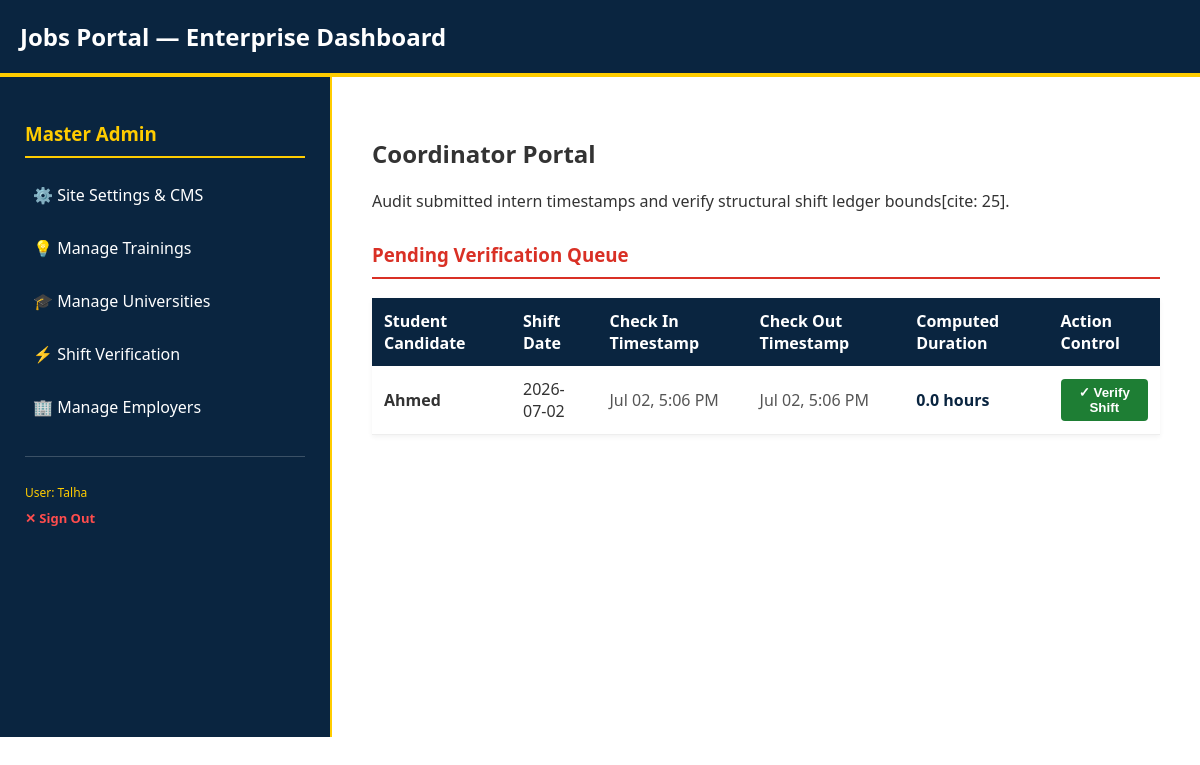
The page /admin-manage/ (signed in) on the database its author committed.
### student_portal/models.py (models this page shows, shortened)
class AttendanceRecord(models.Model):
    user = models.ForeignKey(User, on_delete=models.CASCADE, related_name='attendance_records')
    date = models.DateField(default=timezone.now)
    check_in = models.DateTimeField(null=True, blank=True)
    check_out = models.DateTimeField(null=True, blank=True)
    hours_worked = models.FloatField(default=0.0)
    is_verified = models.BooleanField(default=False)

### student_portal/views.py (the view, shortened to what this page needs)
# urls.py: path('admin-manage/', views.admin_manage_view, name='admin_manage'),
@login_required
def admin_manage_view(request):
    if not (request.user.is_staff or request.user.is_superuser):
        return redirect('guest_home')
    pending_records = AttendanceRecord.objects.filter(is_verified=False, check_out__isnull=False)
    return render(request, 'admin_manage.html', {'pending_records': pending_records})

### student_portal/templates/admin_manage.html (shortened to what this page needs)
{% extends 'base.html' %}
{% block content %}
<h2>Coordinator Portal</h2>
<p>Audit submitted intern timestamps and verify structural shift ledger bounds[cite: 25].</p>
<div style="margin-top: 30px;">
    <h3 style="color: #d93025; border-bottom: 2px solid #d93025; padding-bottom: 10px;">Pending Verification Queue</h3>
    <table style="width: 100%; border-collapse: collapse; margin-top: 15px; background: white; box-shadow: 0 2px 5px rgba(0,0,0,0.05);">
        <thead>
            <tr style="background: var(--primary-blue); color: white; text-align: left;">
                <th style="padding: 12px;">Student Candidate</th>
                <th style="padding: 12px;">Shift Date</th>
                <th style="padding: 12px;">Check In Timestamp</th>
                <th style="padding: 12px;">Check Out Timestamp</th>
                <th style="padding: 12px;">Computed Duration</th>
                <th style="padding: 12px;">Action Control</th>
            </tr>
        </thead>
        <tbody>
            {% for record in pending_records %}
                <tr style="border-bottom: 1px solid #eee;">
                    <td style="padding: 12px; font-weight: bold;">{{ record.user.username }}</td>
                    <td style="padding: 12px;">{{ record.date|date:"Y-m-d" }}</td>
                    <td style="padding: 12px; color: #555;">{{ record.check_in|date:"M d, g:i A" }}</td>
                    <td style="padding: 12px; color: #555;">{{ record.check_out|date:"M d, g:i A" }}</td>
                    <td style="padding: 12px; font-weight: bold; color: var(--primary-blue);">{{ record.hours_worked }} hours</td>
                    <td style="padding: 12px;">
                        <form method="post" style="margin: 0;">
                            <button type="submit" style="background:#1e7e34; color:white; border:none; padding:6px 12px; border-radius:4px; font-weight:bold; cursor:pointer;">✓ Verify Shift</button>
                        </form>
                    </td>
                </tr>
            {% empty %}
                <tr>
                    <td colspan="6" style="padding: 30px; text-align: center; color: #666; font-style: italic;">
                        🎉 No unverified rows remaining in active processing queue[cite: 34].
                    </td>
                </tr>
            {% endfor %}
        </tbody>
    </table>
</div>
{% endblock %}

### student_portal/templates/base.html (shortened to what this page needs)
{% load static %}
<!DOCTYPE html>
<html lang="en">
<head>
    <link rel="stylesheet" href="{% static 'css/style.css' %}">
</head>
<body>
    <header>
        <h1>Jobs Portal — Enterprise Dashboard</h1>
    </header>
    <div class="main-layout">
        <aside class="admin-sidebar">
            {% if user.is_authenticated %}
                {% if user.is_staff or user.is_superuser or user.userprofile.role == 'admin' %}
                    <h3>Master Admin</h3>
                    <ul>
                        <li><a href="/admin/">⚙️ Site Settings & CMS</a></li>
                        <li><a href="/admin/student_portal/trainingtrack/">💡 Manage Trainings</a></li>
                        <li><a href="/admin/student_portal/university/">🎓 Manage Universities</a></li>
                        <li><a href="{% url 'admin_manage' %}">⚡ Shift Verification</a></li>
                        <li><a href="/admin/student_portal/companyprofile/">🏢 Manage Employers</a></li>
                    </ul>
                {% elif user.userprofile.role == 'company' %}
                    <h3>Employer Console</h3>
                    <ul>
                        <li><a href="{% url 'company_dashboard' %}">📊 Dashboard & Postings</a></li>
                        <li><a href="{% url 'post_internship' %}">➕ Post Internship</a></li>
                    </ul>
                {% endif %}
                <div style="margin-top: 30px; padding-top: 15px; border-top: 1px solid rgba(255,255,255,0.2);">
                    <p style="font-size: 12px; color: #ffcc00; margin-bottom: 5px;">User: {{ user.username }}</p>
                    <form action="{% url 'logout' %}" method="post" style="display: inline; margin: 0; padding: 0;">
    <button type="submit" style="background: none; border: none; color: #ff4d4d; text-decoration: none; font-size: 13px; font-weight: bold; cursor: pointer; padding: 0; font-family: inherit;">✕ Sign Out</button>
</form>
                </div>
            {% else %}
                <h3>Guest Menu</h3>
                <ul>
                    <li><a href="{% url 'login' %}">🔑 Sign In</a></li>
                </ul>
            {% endif %}
        </aside>
        <main class="content">
            {% block content %}{% endblock %}
        </main>
    </div>
</body>
</html>

### student_portal/static/css/style.css (style rules this page uses)
:root { --primary-blue: #0a2540; --accent-yellow: #ffcc00; --clean-white: #ffffff; --text-dark: #333333; --bg-light: #f4f6f9; }
body { margin: 0; font-family: 'Segoe UI', Tahoma, Geneva, Verdana, sans-serif; background-color: var(--clean-white); color: var(--text-dark); }
header { background-color: var(--primary-blue); color: var(--clean-white); padding: 20px; border-bottom: 4px solid var(--accent-yellow); }
header h1 { margin: 0; font-size: 24px; }
.main-layout { display: flex; min-height: calc(100vh - 140px); }
.admin-sidebar { width: 280px; background-color: var(--primary-blue); color: var(--clean-white); padding: 25px; border-right: 2px solid var(--accent-yellow); }
.admin-sidebar h3 { border-bottom: 2px solid var(--accent-yellow); padding-bottom: 10px; color: var(--accent-yellow); }
.admin-sidebar ul { list-style: none; padding: 0; margin: 0; }
.admin-sidebar ul li { margin-bottom: 15px; }
.admin-sidebar ul li a { color: var(--clean-white); text-decoration: none; font-weight: 500; display: block; padding: 8px; border-radius: 4px; }
.content { flex: 1; padding: 40px; background-color: var(--clean-white); }

### rows shown on the page
AttendanceRecord: user.username "Ahmed", date "2026-07-02", check_in "Jul 02, 5:06 PM", check_out "Jul 02, 5:06 PM", hours_worked "0.0"

### other values the page prints
{{ user.username }} "Talha"
